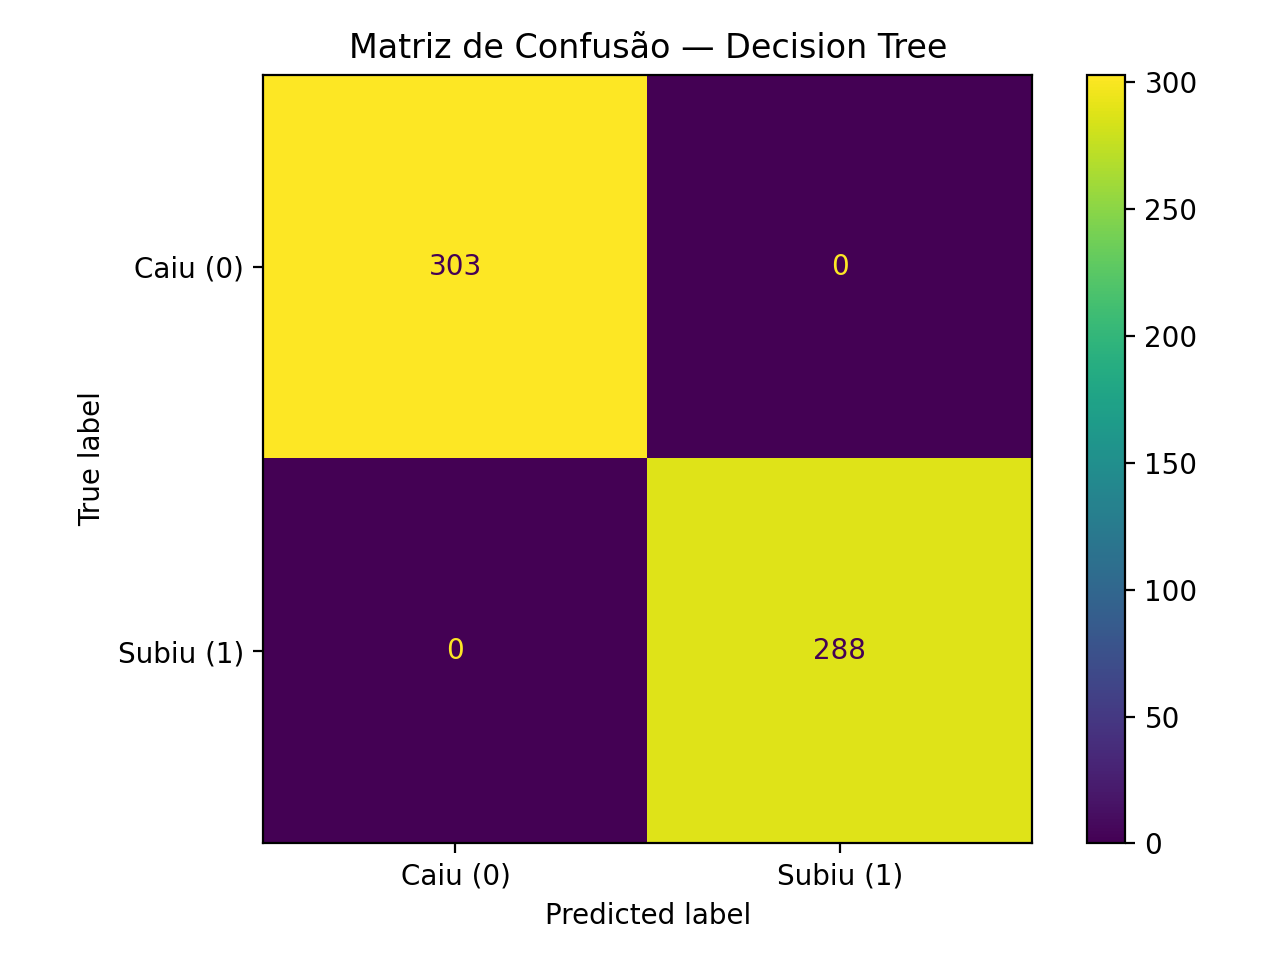

Here is the Python script that generated this plot:
import pandas as pd
import matplotlib.pyplot as plt
from sklearn.model_selection import train_test_split
from sklearn.tree import DecisionTreeClassifier
from sklearn.metrics import confusion_matrix, ConfusionMatrixDisplay

# Carregar dataset final
df = pd.read_csv("docs/Data/TSLA_ready.csv", parse_dates=["Date"])

# Features e Target
X = df[["N-Volume","Z-Volume","N-Change","Z-Change"]]
y = (df["Change"] > 0).astype(int)   # 1 = Subiu, 0 = Caiu

# Split train/test
Xtr, Xte, ytr, yte = train_test_split(X, y, test_size=0.2, random_state=42)

# Treinar árvore de decisão
clf = DecisionTreeClassifier(max_depth=3, random_state=42)
clf.fit(Xtr, ytr)

# Matriz de confusão
cm = confusion_matrix(yte, clf.predict(Xte))
disp = ConfusionMatrixDisplay(cm, display_labels=["Caiu (0)", "Subiu (1)"])
disp.plot(values_format="d")
plt.title("Matriz de Confusão — Decision Tree")
plt.tight_layout()
plt.savefig("docs/roteiro3/MatrizConfusao.png", dpi=200)
plt.close()
